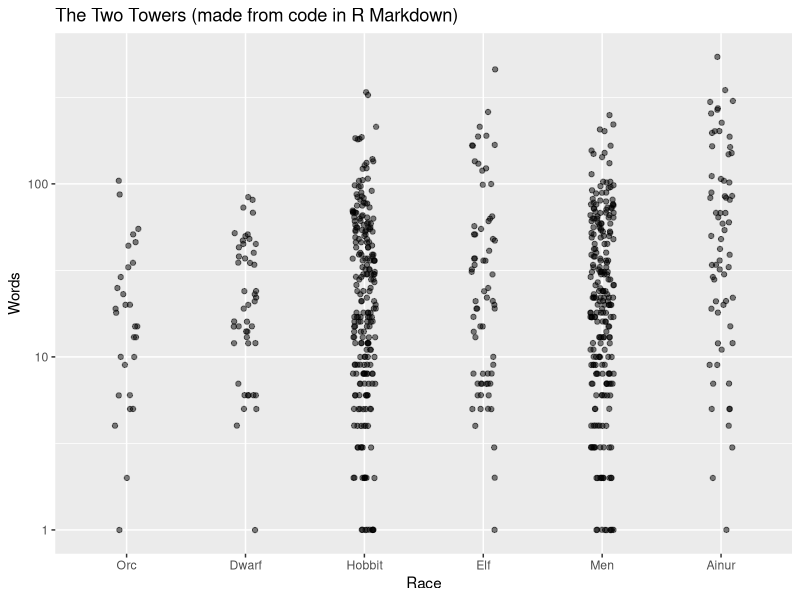

Here is the R script that generated this plot:
## ---- chunk 1
library(ggplot2)
library(plyr)
lotrDat <- read.delim("lotr_clean.tsv")
## infer order of Race and Film factors from order in file
lotrDat <-
  within(lotrDat, {
    Race <- factor(as.character(Race), levels = unique(lotrDat$Race))
    Film <- factor(as.character(Film), levels = unique(lotrDat$Film))
  })
## WARNING: probably not a safe long-run strategy for communicating factor level
## order with plain text data files; I see no guarantees that unique() return 
## value will be in any particular order; I have just noticed anecdotally that
## return value is in order of appearance
## ---- chunk 2
theFilm <- levels(lotrDat$Film)[2]
p <- ggplot(lotrDat, aes(x = Race, y = Words)) + scale_y_log10() +
  ggtitle(paste(theFilm, "(made from code in R Markdown)")) + 
  geom_jitter(alpha = 1/2, position = position_jitter(width = 0.1))
print(p)
